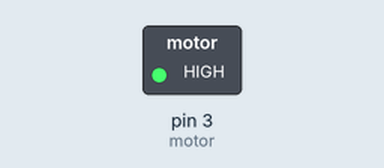
Recording of a sketch running on a simulated Arduino Uno, built with avr-gcc and run on an emulated ATmega328P. Parts: switched loads named in the sketch (green lamp = pin HIGH).

Above: at 5.0 s.
At 15.0 s:
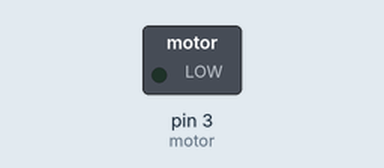
Timing chart, 0 to 26.0 s (numbered marks = the images above):
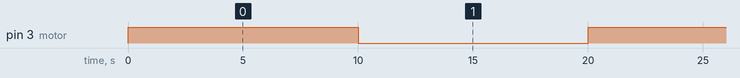

The sketch:

MotorTest.ino
```cpp
int motor = 3;

void setup() {
  pinMode(motor,OUTPUT);
}

void loop() {
  digitalWrite(motor, HIGH);  // Start Motor
  delay(10000);               // Wait 10 seconds
  digitalWrite(motor,LOW);    // Stop Motor
  delay(10000);               // Wait 10 seconds
}
```

Measured:
- by itself, pin 3 (motor): alternates HIGH for 10.0 s and LOW for 10.0 s
